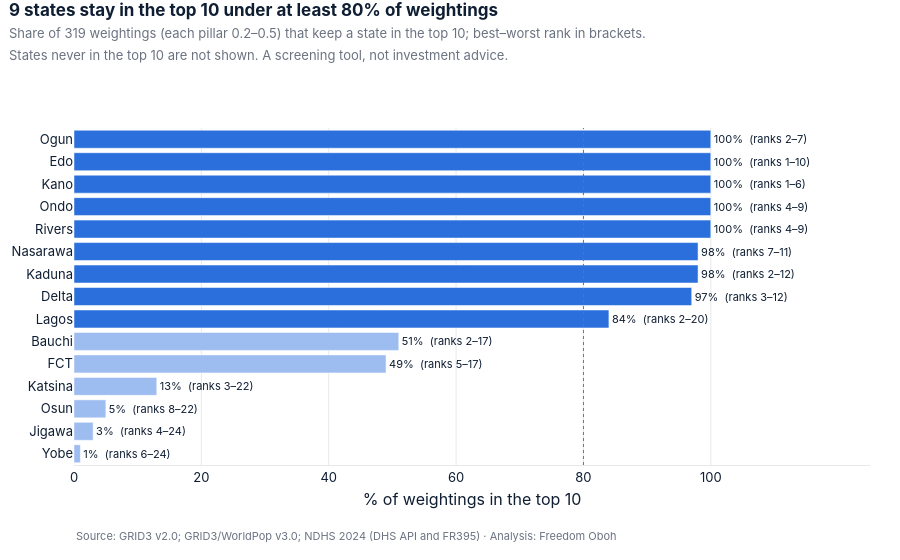

The notebook cell saved with this chart:
### Markdown cell above
## 5. How sure can I be? The weight stress-test

Equal weights are a choice. I re-ran the total for every combination of weights from 0.2 to 0.5
per pillar (in steps of 0.05, rescaled to add up to 1) and counted how often each state lands in
the top 10. A state that stays near the top under most weightings is a **robust** finding.

### Code cell
charts.stress_chart(st).show()

### Figure 1 — Plotly figure (JSON) as saved in the notebook; plotly's stock layout.template omitted (floating-point values rounded to 4 significant figures)
{"data": [{"cliponaxis": false, "hovertemplate": "%{y}: in the top 10 under %{x:.0f}% of weightings<extra></extra>", "marker": {"color": ["#9DBCF0", "#9DBCF0", "#9DBCF0", "#9DBCF0", "#9DBCF0", "#9DBCF0", "#2A6FDB", "#2A6FDB", "#2A6FDB", "#2A6FDB", "#2A6FDB", "#2A6FDB", "#2A6FDB", "#2A6FDB", "#2A6FDB"]}, "orientation": "h", "text": ["1%  (ranks 6–24)", "3%  (ranks 4–24)", "5%  (ranks 8–22)", "13%  (ranks 3–22)", "49%  (ranks 5–17)", "51%  (ranks 2–17)", "84%  (ranks 2–20)", "97%  (ranks 3–12)", "98%  (ranks 2–12)", "98%  (ranks 7–11)", "100%  (ranks 4–9)", "100%  (ranks 4–9)", "100%  (ranks 1–6)", "100%  (ranks 1–10)", "100%  (ranks 2–7)"], "textfont": {"color": "#0F1E33", "size": 11}, "textposition": "outside", "type": "bar", "x": [1.0, 3.0, 5.0, 13.0, 49.0, 51.0, 84.0, 97.0, 98.0, 98.0, 100.0, 100.0, 100.0, 100.0, 100.0], "y": ["Yobe", "Jigawa", "Osun", "Katsina", "FCT", "Bauchi", "Lagos", "Delta", "Kaduna", "Nasarawa", "Rivers", "Ondo", "Kano", "Edo", "Ogun"]}], "layout": {"annotations": [{"font": {"color": "#6B7280", "size": 11}, "showarrow": false, "text": "Source: GRID3 v2.0; GRID3/WorldPop v3.0; NDHS 2024 (DHS API and FR395) · Analysis: Freedom Oboh", "x": 0, "xanchor": "left", "xref": "paper", "y": 0, "yanchor": "top", "yref": "paper", "yshift": -62}], "font": {"color": "#0F1E33", "family": "Inter, Segoe UI, Arial, sans-serif", "size": 13}, "height": 560, "hoverlabel": {"bgcolor": "white", "font": {"color": "#0F1E33"}}, "margin": {"b": 95, "l": 20, "r": 30, "t": 128}, "paper_bgcolor": "white", "plot_bgcolor": "white", "shapes": [{"line": {"color": "#6B7280", "dash": "dot", "width": 1}, "type": "line", "x0": 80, "x1": 80, "xref": "x", "y0": 0, "y1": 1, "yref": "y domain"}], "showlegend": false, "title": {"font": {"size": 17}, "pad": {"t": 16}, "text": "<b>9 states stay in the top 10 under at least 80% of weightings</b><br><span style='font-size:13px;color:#6B7280'>Share of 319 weightings (each pillar 0.2–0.5) that keep a state in the top 10; best–worst rank in brackets.<br>States never in the top 10 are not shown. A screening tool, not investment advice.</span>", "x": 0.01, "xanchor": "left", "y": 1, "yanchor": "top", "yref": "container"}, "xaxis": {"automargin": true, "gridcolor": "#E6E8EC", "linecolor": "#E6E8EC", "range": [0, 125], "showgrid": true, "ticksuffix": "%", "tickvals": [0, 20, 40, 60, 80, 100], "title": {"standoff": 10, "text": "% of weightings in the top 10"}, "zeroline": false}, "yaxis": {"automargin": true, "gridcolor": "#E6E8EC", "showgrid": false, "title": {"standoff": 10}, "zeroline": false}}}
